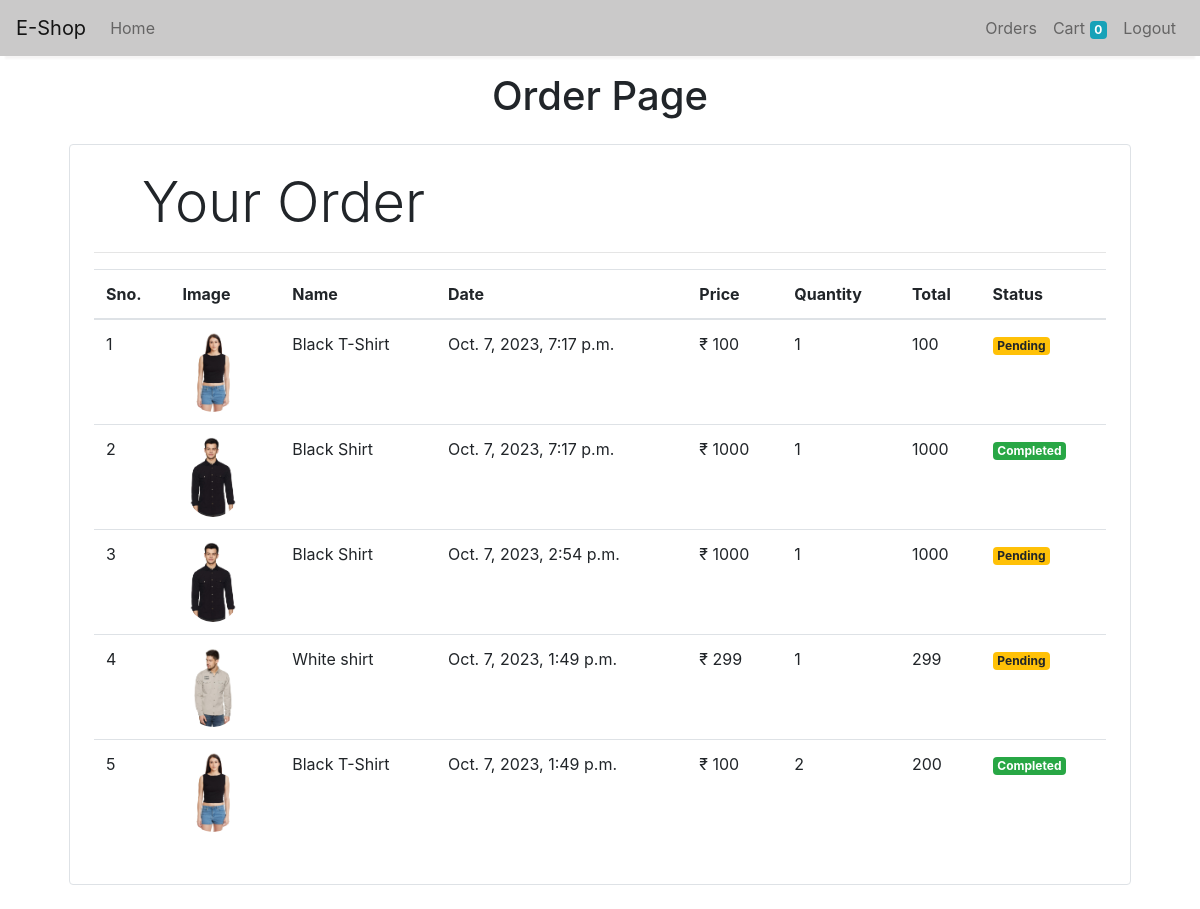
Page /orders (signed in) on the committed database.
### store/models/orders.py (models this page shows, shortened)
class Order(models.Model):
    product = models.ForeignKey(Product, on_delete=models.CASCADE)
    customer = models.ForeignKey(Customer, on_delete=models.CASCADE)
    quantity = models.IntegerField(default=1)
    price = models.IntegerField()
    address = models.CharField(max_length=50, default="", blank=True)
    phone = models.CharField(max_length=50, default="", blank=True)
    date = models.DateTimeField(default=datetime.datetime.today)
    status = models.BooleanField(default=False)
    @staticmethod
    def get_order_by_customer(customer_id):
        return Order.objects.filter(customer=customer_id).order_by("-date")
    def __str__(self):
        return str(self.product)

### store/models/product.py (models this page shows, shortened)
class Product(models.Model):
    name = models.CharField(max_length=50)
    price = models.IntegerField(default=0)
    category = models.ForeignKey(Categories, on_delete=models.CASCADE, default=1)
    desciption = models.CharField(max_length=200, default="", null=True, blank=True)
    image = models.ImageField(upload_to="upload/products/")
    def __str__(self):
        return f"{self.name}"

### store/middlewares/auth.py (the view)
    def middleware(request):
        returnUrl = request.META["PATH_INFO"]
        if not request.session.get("customer_id"):
            return redirect(f"login?return_url={returnUrl}")
        response = get_response(request)
        return response

### store/templatetags/custom_filter.py (called while the page is built)
@register.filter(name='currency')
def currency(number):
    return "₹ "+str(number)

@register.filter(name='multiply')
def multiply(number, number1):
    return number *number1

### store/views/orders.py (called while the page is built)
    @method_decorator(auth_middleware)
    def get(self,request):
        customer = request.session.get('customer_id')
        orders1= Order.get_order_by_customer(customer)
        print(orders1)
        return render(request , 'orders.html'  , {'order' : orders1})

### store/templates/orders.html
{% extends "index.html" %}
{% block body %}
{%load cart%}
{%load custom_filter%}
<div class="container text-center mt-3">
    <h1>Order Page</h1>
</div>
<div class="container">
    <div class="border rounded p-4 m-4">
        <p class="display-4 pl-4 ml-4">Your Order</p>
        <hr>
        <table class="table">
            <thead>
                <tr>
                    <th>Sno.</th>
                    <th>Image</th>
                    <th>Name</th>
                    <th>Date</th>
                    <th>Price</th>
                    <th>Quantity</th>
                    <th>Total</th>
                    <th>Status</th>
                </tr>
            </thead>
            <tbody>
                {% for order in order %}
                <tr>
                    <td>{{forloop.counter}}</td>
                    <td><img style=" height: 80px;" class="rounded-circle" src="{{order.product.image.url}}" alt="">
                    </td>
                    <td>{{order.product.name}}</td>
                    <td>{{order.date}}</td>
                    <td>{{order.price|currency}}</td>
                    <td>{{order.quantity}}</td>
                    <td>{{order.quantity|multiply:order.price}}</td>
                    {%if order.status %}
                    <td><small class="badge badge-success">Completed</small></td>
                    {%else%}
                    <td><small class="badge badge-warning">Pending</small></td>
                    {%endif%}
                </tr>
                {% endfor %}
            </tbody>
        </table>
    </div>
</div>
{% endblock body %}

### rows in the picture
Order: product.image (picture), product.name "Black T-Shirt", date "Oct. 7, 2023, 7:17 p.m.", price "₹ 100", quantity "1", quantity|multiply "100", status "Pending"
Order: product.image (picture), product.name "Black Shirt", date "Oct. 7, 2023, 7:17 p.m.", price "₹ 1000", quantity "1", quantity|multiply "1000", status "Completed"
Order: product.image (picture), product.name "Black Shirt", date "Oct. 7, 2023, 2:54 p.m.", price "₹ 1000", quantity "1", quantity|multiply "1000", status "Pending"
Order: product.image (picture), product.name "White shirt", date "Oct. 7, 2023, 1:49 p.m.", price "₹ 299", quantity "1", quantity|multiply "299", status "Pending"
Order: product.image (picture), product.name "Black T-Shirt", date "Oct. 7, 2023, 1:49 p.m.", price "₹ 100", quantity "2", quantity|multiply "200", status "Completed"

### other values in the picture
{{ request.session.cart.keys|length }} "0"
